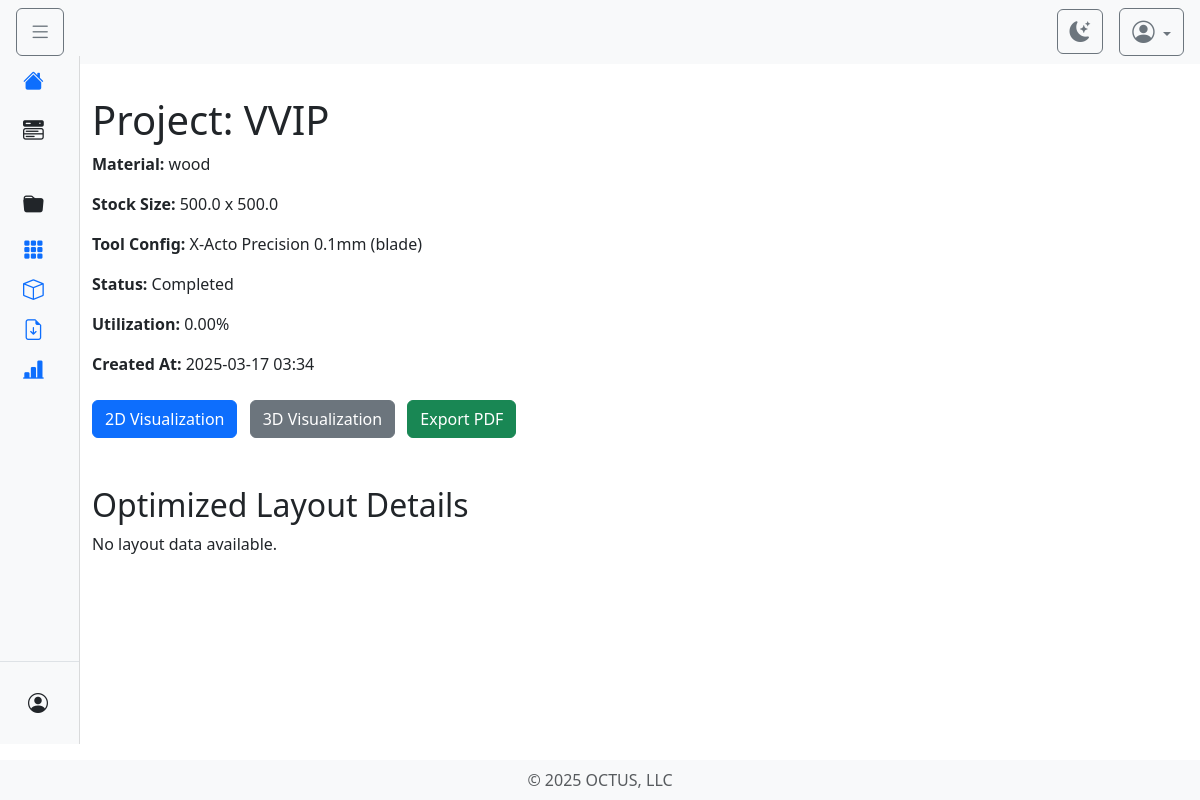
The page /optimizer/6/ (signed in) on the database its author committed.
### optimizer/models.py (models this page shows, shortened)
class Project(models.Model):
    user = models.ForeignKey(User, on_delete=models.CASCADE, related_name='projects')
    name = models.CharField(max_length=100)
    material_type = models.CharField(max_length=50)
    stock_width = models.FloatField()
    stock_height = models.FloatField()
    stock_depth = models.FloatField(default=5.0, help_text="Depth (thickness) of the base stock in mm")
    algorithm = models.CharField(
    max_length=20,
    default='lp',
    help_text="Optimization method: lp, ga, or hybrid"
    )
    tool_config = models.ForeignKey(ToolConfig, on_delete=models.SET_NULL, null=True)
    furniture_template = models.ForeignKey(FurnitureTemplate, on_delete=models.SET_NULL, null=True, blank=True)
    status = models.CharField(max_length=20, default='processing')
    utilization = models.FloatField(default=0.0)
    layout_data = models.TextField(blank=True, null=True)   # JSON storing piece placements
    assembly_steps = models.TextField(blank=True, null=True)  # JSON storing step-by-step instructions
    created_at = models.DateTimeField(auto_now_add=True)

class ToolConfig(models.Model):
    name = models.CharField(max_length=100, unique=True)
    tool_type = models.CharField(max_length=10, choices=TOOL_TYPE_CHOICES)
    thickness = models.FloatField(
        null=True, blank=True,
        help_text="Blade thickness or Laser beam diameter (mm)"
    )
    speed = models.FloatField(
        null=True, blank=True,
        help_text="Cutting speed in mm/s"
    )
    power = models.FloatField(
        null=True, blank=True,
        help_text="Laser power if tool_type=laser (Watts)"
    )
    focus = models.FloatField(
        null=True, blank=True,
        help_text="Laser focus if tool_type=laser (mm offset)"
    )
    notes = models.TextField(
        null=True, blank=True,
        help_text="Any extra details"
    )
    description = models.TextField(
        null=True, blank=True,
        help_text="A more detailed description or usage guidelines"
    )

### optimizer/views.py (the view)
# urls.py: path('<int:pk>/', ProjectDetailView.as_view(), name='project_detail'),
class ProjectDetailView(DetailView):
    model = Project
    template_name = "optimizer/project_detail.html"
    context_object_name = 'project'
    pk_url_kwarg = 'pk'
    def get_object(self):
        return get_object_or_404(Project, pk=self.kwargs['pk'], user=self.request.user)
    def get_context_data(self, **kwargs):
        context = super().get_context_data(**kwargs)
        try:
            context['layout_data'] = json.loads(self.object.layout_data or "[]")
        except:
            context['layout_data'] = []
        try:
            context['assembly_steps'] = json.loads(self.object.assembly_steps or "[]")
        except:
            context['assembly_steps'] = []
        return context

### templates/optimizer/project_detail.html
{% extends "core/base.html" %}
{% block content %}
<div class="container mt-5">
  <h1>Project: {{ project.name }}</h1>
  <p><strong>Material:</strong> {{ project.material_type }}</p>
  <p><strong>Stock Size:</strong> {{ project.stock_width }} x {{ project.stock_height }}</p>
  <p><strong>Tool Config:</strong> {{ project.tool_config.name }} ({{ project.tool_config.tool_type }})</p>
  <p><strong>Status:</strong> {{ project.status|capfirst }}</p>
  <p><strong>Utilization:</strong> {{ project.utilization|floatformat:2 }}%</p>
  <p><strong>Created At:</strong> {{ project.created_at|date:"Y-m-d H:i" }}</p>
  <div class="mt-4">
    <a href="{% url 'dashboard:project_visual' project.pk %}" class="btn btn-primary me-2">
      2D Visualization
    </a>
    <a href="{% url 'optimizer:project_detail_3d' project.pk %}" class="btn btn-secondary me-2">
      3D Visualization
    </a>
    <a href="{% url 'optimizer:export_report' project.pk %}" class="btn btn-success">
      Export PDF
    </a>
  </div>
  <div class="mt-5">
    <h2>Optimized Layout Details</h2>
    {% if layout_data %}
    <table class="table table-bordered">
      <thead>
        <tr>
          <th>Piece ID</th>
          <th>Placed</th>
          <th>X</th>
          <th>Y</th>
          <th>Width</th>
          <th>Height</th>
        </tr>
      </thead>
      <tbody>
        {% for item in layout_data %}
        <tr>
          <td>{{ item.piece_id }}</td>
          <td>{{ item.placed }}</td>
          <td>{{ item.x|floatformat:2 }}</td>
          <td>{{ item.y|floatformat:2 }}</td>
          <td>{{ item.width|floatformat:2 }}</td>
          <td>{{ item.height|floatformat:2 }}</td>
        </tr>
        {% endfor %}
      </tbody>
    </table>
    {% else %}
    <p>No layout data available.</p>
    {% endif %}
  </div>
</div>
{% endblock %}

### templates/core/base.html (style rules this page uses)
body { font-family: "Segoe UI", sans-serif; margin: 0; padding: 0; }

### rows shown on the page
Project: name "VVIP", material_type "wood", stock_width "500.0", stock_height "500.0", tool_config.name "X-Acto Precision 0.1mm", tool_config.tool_type "blade", status "Completed", utilization "0.00", created_at "2025-03-17 03:34"
